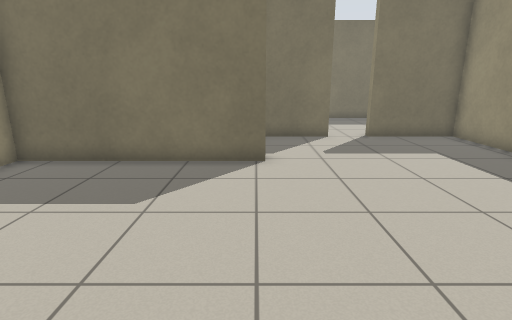
view 1 (above)

16 first-person views from a walk through a world built for the Player/Stage simulator. The camera is 1.1 m above the floor, tilts 14° down and sees 80° across. The lines on the ground mark 1 m squares. The floor is counted in squares, 0.5 m on a side. Each view is taken from the middle of a square. On the plan, view 1 faces up. The plan holds only what a view shows up to about 18 squares ahead; the rest is blank. Robots are left out.

view 2
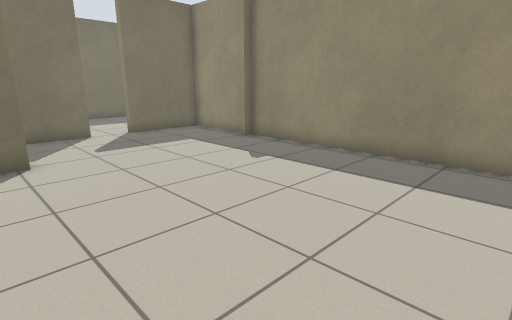

view 3
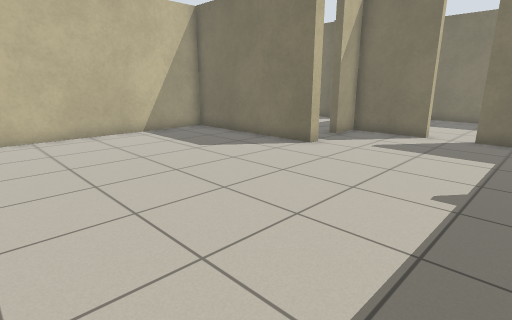

view 4
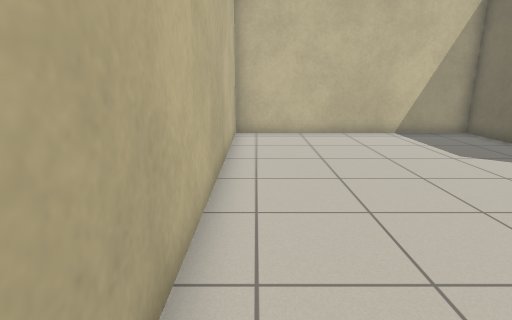

view 5
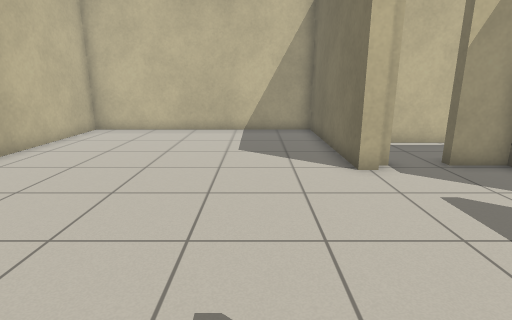

view 6
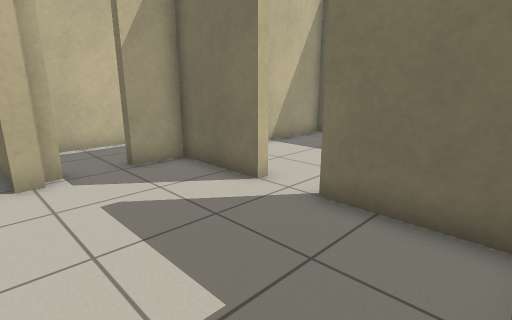

view 7
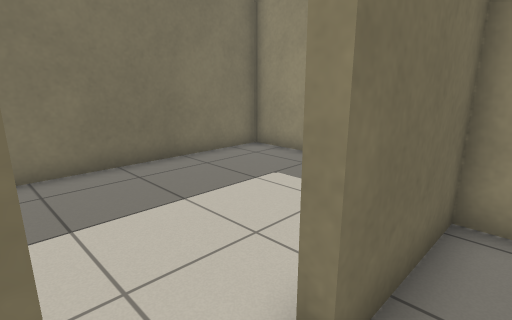

view 8
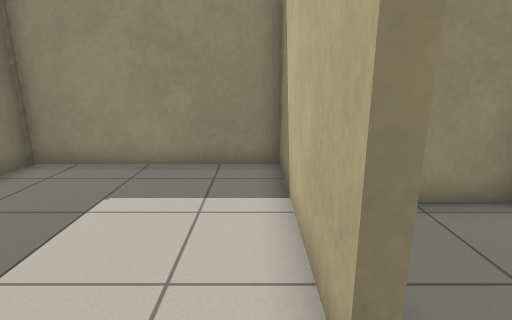

view 9
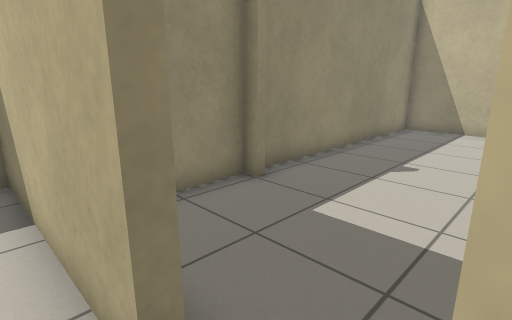

view 10
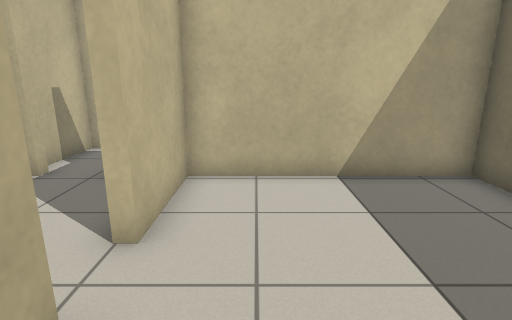

view 11
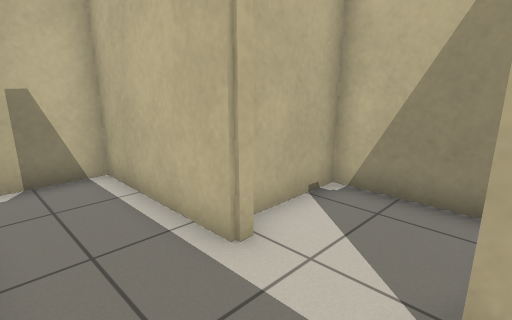

view 12
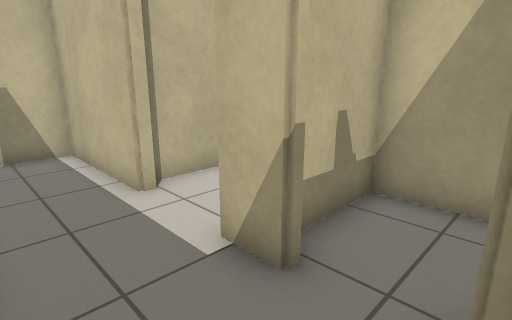

view 13
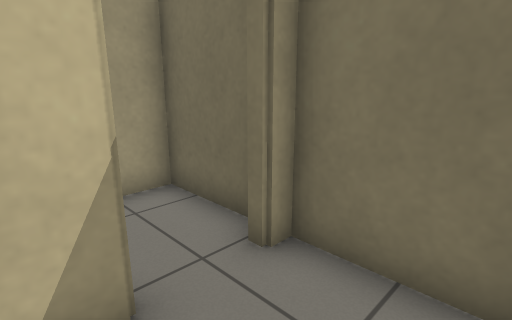

view 14
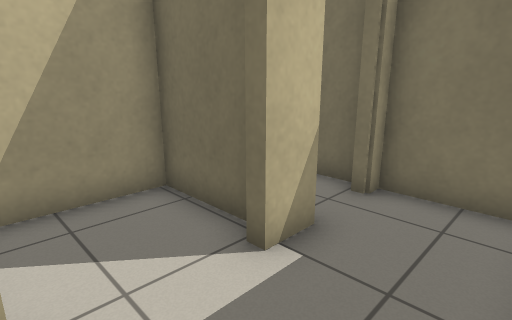

view 15
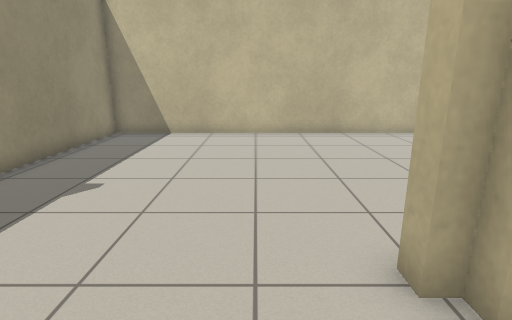

view 16
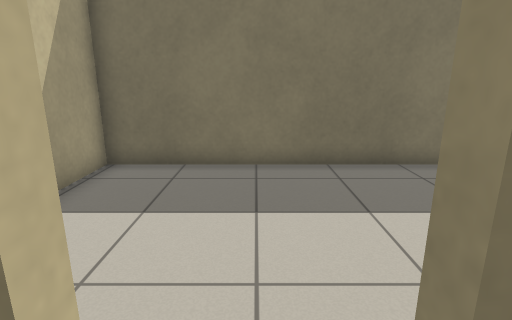

### Floor plan
Ten units are one square. View 1 is at (0, 0); x grows to the right and y downward. Boxes are objects, and circles mark ways between rooms. Rooms are numbered by the first view taken in them; rooms with no view inside come last. Other rooms are left out.
<svg viewBox="-75 -208 193 232">
<path fill="none" stroke="#000" d="M3 -92 3 -87 -70 -87 -70 19 85 19 85 -87 80 -87M-2 -97 -2 -92M79 -90 85 -90 85 -130 48 -130 48 -133M31 -133 31 -130 -2 -130 -2 -114M48 -133 113 -133 113 -203 -2 -203 -2 -133 31 -133M-40 -140 -35 -140 -35 -92 -11 -92M-44 -172 -70 -172 -70 -135 -41 -135M-2 -114 -6 -114M-35 -180 -35 -167 -40 -167M-6 -97 -2 -97M-2 -92 3 -92M-41 -203 -70 -203 -70 -174 -45 -174M-10 -203 -35 -203 -35 -198 -40 -198"/>
<circle cx="40" cy="-130" r="3" fill="#2a7"/>
<circle cx="0" cy="-105" r="3" fill="#2a7"/>
<circle cx="-20" cy="-170" r="3" fill="#2a7"/>
<text x="20" y="-50">1</text>
<text x="60" y="-170">2</text>
<text x="-30" y="-140">3</text>
<text x="-30" y="-190">4</text>
</svg>
Room 1 opens to room 2. Room 1 opens to room 3. Room 3 opens to room 4.

Where each view was taken, in squares from view 1:
view 1: 0 up, 0 right, facing up
view 2: 1 down, 1 left, facing up-right
view 3: 1 down, 7 right, facing up-left
view 4: 1 down, 7 right, facing left
view 5: 6 up, 8 right, facing left
view 6: 8 up, 8 right, facing up-left
view 7: 12 up, 3 right, facing up-right
view 8: 14 up, 3 right, facing right
view 9: 14 up, 3 right, facing down-right
view 10: 15 up, 7 right, facing left
view 11: 17 up, 1 left, facing down-left
view 12: 20 up, 1 left, facing down-left
view 13: 17 up, 1 left, facing up-left
view 14: 14 up, 1 left, facing up-left
view 15: 12 up, 2 right, facing down
view 16: 12 up, 4 right, facing up
